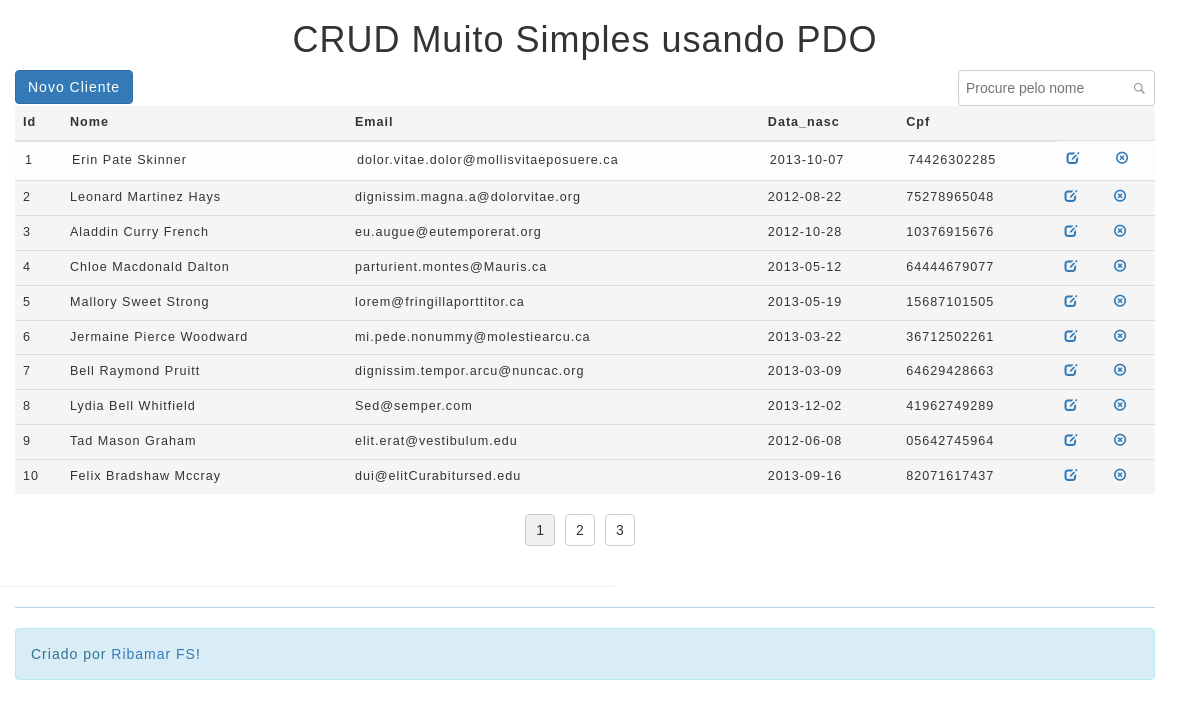
The app's page /exemplo-pdo_bs_pag_busca/index.php with its own data.
### tables this page shows
CREATE TABLE IF NOT EXISTS `clientes` (
  `id` int(11) NOT NULL AUTO_INCREMENT,
  `nome` char(45) NOT NULL,
  `email` varchar(50) DEFAULT NULL,
  `data_nasc` date DEFAULT NULL,
  `cpf` char(11) NOT NULL,
  PRIMARY KEY (`id`)
);

### exemplo-pdo_bs_pag_busca/index.php (the view, shortened to what this page needs)
<?php
require_once('header.php');
require_once('connection.php');
	$search_keyword = '';
	$sql = 'SELECT * FROM clientes WHERE nome LIKE :keyword';
	$per_page_html = '';
	$page = 1;
	$start=0;
if($sgbd=='mysql'){
	$limit=" limit " . $start . "," . ROW_PER_PAGE;
}else{
	$limit=" offset " . $start . " limit " . ROW_PER_PAGE;
}
	$pagination_statement = $pdo->prepare($sql);
	$pagination_statement->bindValue(':keyword', '%' . $search_keyword . '%', PDO::PARAM_STR);
	$pagination_statement->execute();
	$row_count = $pagination_statement->rowCount();
	if(!empty($row_count)){
		$per_page_html .= "<div style='text-align:center;margin:20px 0px;'>";
		$page_count=ceil($row_count/ROW_PER_PAGE);
		if($page_count>1) {
			for($i=1;$i<=$page_count;$i++){
				if($i==$page){
					$per_page_html .= '<input type="submit" name="page" value="' . $i . '" class="btn-page current" />';
				} else {
					$per_page_html .= '<input type="submit" name="page" value="' . $i . '" class="btn-page" />';
				}
			}
		}
		$per_page_html .= "</div>";
	}
	$query = $sql.$limit;
	$pdo_statement = $pdo->prepare($query);
	$pdo_statement->bindValue(':keyword', '%' . $search_keyword . '%', PDO::PARAM_STR);
	$pdo_statement->execute();
	$result = $pdo_statement->fetchAll();
?>
<div class="container">
<div class="row">
    <div class="col-md-3">
    <a href="add.php" class="btn btn-primary">Novo Cliente</a>
    </div>
    <div class="col-md-9" style='text-align:right;'>
        <form name='frmSearch' action='' method='post'>
        <input type='text' name='search[keyword]' value="<?php echo $search_keyword; ?>" id='keyword' maxlength='25' placeholder="Procure pelo nome">
    </div>
</div>
<table class='tbl-qa table table-hover'>
  <thead>
	<tr>
<?php
	$sql = 'SELECT * FROM clientes';
        $sth = $pdo->query($sql);
        $numfields = $sth->columnCount();
        for($x=0;$x<$numfields;$x++){
            $meta = $sth->getColumnMeta($x);
            $field = $meta['name'];
?>
	  <th><?=ucfirst($field)?></th>
	<?php
        }
print  "</thead>
  <tbody id='table-body'>
	  <tr class='table-row'>";
	if(!empty($result)) {
		foreach($result as $row) {
            for($x=0;$x<$numfields;$x++){
                $meta = $sth->getColumnMeta($x);
                $field = $meta['name'];
?>
            <td><?=$row[$field]?></td>
    <?php
            }
?>
            <td><a href="update.php?id=<?=$row['id']?>"><i class="glyphicon glyphicon-edit" title="Editar"></a></td>
            <td><a href="delete.php?id=<?=$row['id']?>"><i class="glyphicon glyphicon-remove-circle" title="Excluir"></a></td></tr>
<?php
		}
	}
	?>
  </tbody>
</table>
<?php echo $per_page_html; ?>
</div>
<?php require_once('footer.php'); ?>

### exemplo-pdo_bs_pag_busca/header.php
<!DOCTYPE html>
<html>
<head>
    <link href="css/bootstrap.min.css" rel="stylesheet" media="screen">
    <link href="css/style.css" rel="stylesheet" media="screen">
</head>
<body>
<div class="container">
    <h1 align="center">CRUD Muito Simples usando PDO</h1>
</div>

### exemplo-pdo_bs_pag_busca/footer.php
<hr>
<div class="container">
<div class="footer">
	<div class="alert alert-info">
        Criado por <a href="https://ribafs.org">Ribamar FS</a>!
	</div>
</div>
</div>
</body>
</html>

### exemplo-pdo_bs_pag_busca/css/style.css (style rules this page uses)
.footer { border-top: 1px solid lightblue; height: 60px; padding-top: 20px; position: relative; width: 100%; float: left; }
body { width:615px;font-family:arial;letter-spacing:1px;line-height:20px; }
.tbl-qa { width: 100%;font-size:0.9em;background-color: #f5f5f5; }
.tbl-qa .table-row td { padding:10px;background-color: #FDFDFD;vertical-align:top; }
#keyword { border: #CCC 1px solid; border-radius: 4px; padding: 7px;background:url("demo-search-icon.png") no-repeat center right 7px; }
.btn-page { margin-right:10px;padding:5px 10px; border: #CCC 1px solid; background:#FFF; border-radius:4px;cursor:pointer; }
.btn-page.current { background:#F0F0F0; }

### records on screen
clientes: id "1", nome "Erin Pate Skinner", email "dolor.vitae.dolor@mollisvitaeposuere.ca", data_nasc "2013-10-07", cpf "74426302285"
clientes: id "2", nome "Leonard Martinez Hays", email "dignissim.magna.a@dolorvitae.org", data_nasc "2012-08-22", cpf "75278965048"
clientes: id "3", nome "Aladdin Curry French", email "eu.augue@eutemporerat.org", data_nasc "2012-10-28", cpf "10376915676"
clientes: id "4", nome "Chloe Macdonald Dalton", email "parturient.montes@Mauris.ca", data_nasc "2013-05-12", cpf "64444679077"
clientes: id "5", nome "Mallory Sweet Strong", email "lorem@fringillaporttitor.ca", data_nasc "2013-05-19", cpf "15687101505"
clientes: id "6", nome "Jermaine Pierce Woodward", email "mi.pede.nonummy@molestiearcu.ca", data_nasc "2013-03-22", cpf "36712502261"
clientes: id "7", nome "Bell Raymond Pruitt", email "dignissim.tempor.arcu@nuncac.org", data_nasc "2013-03-09", cpf "64629428663"
clientes: id "8", nome "Lydia Bell Whitfield", email "Sed@semper.com", data_nasc "2013-12-02", cpf "41962749289"
clientes: id "9", nome "Tad Mason Graham", email "elit.erat@vestibulum.edu", data_nasc "2012-06-08", cpf "05642745964"
clientes: id "10", nome "Felix Bradshaw Mccray", email "dui@elitCurabitursed.edu", data_nasc "2013-09-16", cpf "82071617437"

### other values on screen
$field "Id"
$field "Nome"
$field "Email"
$field "Data_nasc"
$field "Cpf"
